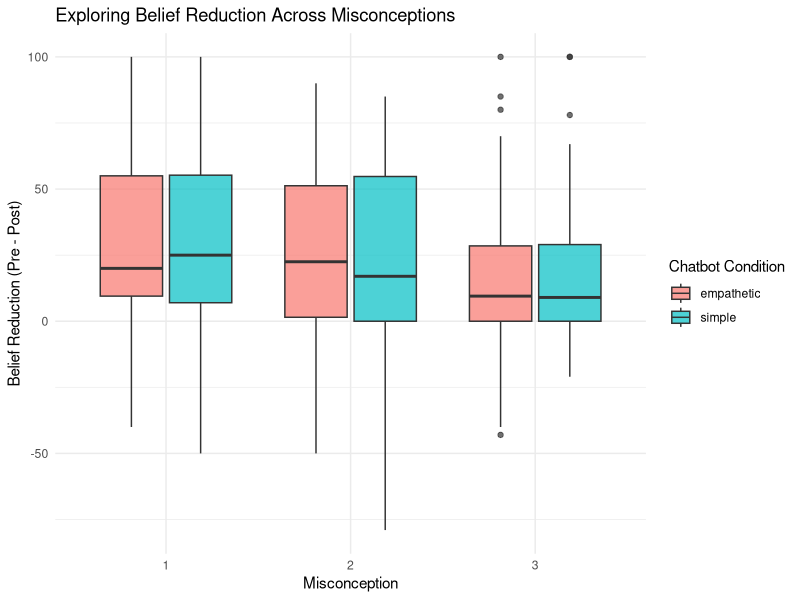
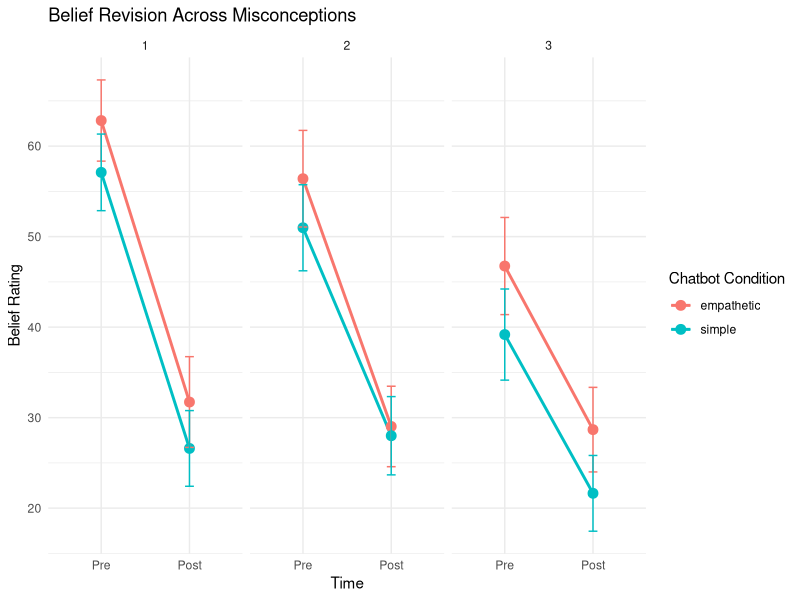

Generate these figures, in order, with R:
## ---- chunk 1
knitr::opts_chunk$set(echo = TRUE)
# Load required packages
library(tidyverse)
library(ggplot2)
library(broom)
library(lme4)
library(lmerTest)
library(readr)
## ---- chunk 2
#set working directory
setwd("C:/Users/admin/Documents/GitHub/EPSY5123-Final-Project-Luan-Chau/data")

#load data
chatbotdata <- read_csv2("chatbotdata.csv")

#inspect the data
head(chatbotdata)
summary(chatbotdata)
## ---- chunk 3
chatbot_long <- chatbotdata %>%
  pivot_longer(
    cols = starts_with(c("PreSlider", "PostSlider")), #select all pretest and posttest belief rating columns
    names_to = c("Time", "Misconception"), # split the original column names into two new variables
    names_pattern = "(PreSlider|PostSlider)_(\\d)",# extract time point and misconception number from column names
    values_to = "BeliefRating" # store the belief rating values in one column
  ) %>%
  mutate(
    Time = recode(Time,
                  "PreSlider" = "Pre",
                  "PostSlider" = "Post"), # rename time labels to more simple names
    BeliefRating = as.numeric(BeliefRating), # convert belief ratings into numeric values

    Misconception = factor(Misconception), #convert misconception number into a categorical variable
    
    SelectedStyle = factor(SelectedStyle) # convert chatbot condition into a categorical variable
  )

glimpse(chatbot_long) # display the structure of the reshaped dataset
## ---- chunk 4
belief_change <- chatbot_long %>% # create a new dataset containing belief change scores
  select(ParticipantNo, SelectedStyle, Misconception, Time, BeliefRating) %>% # keep only relevant variables
  group_by(ParticipantNo, SelectedStyle, Misconception, Time) %>% # group data by participant, condition, misconception, and time
  summarise( # compute the mean belief rating for each grouped observation
    BeliefRating = mean(BeliefRating, na.rm = TRUE),
    .groups = "drop"
  ) %>%
  pivot_wider( # Reshape the data from long to wide format and create separate columns for Pre and Post belief ratings
    names_from = Time,
    values_from = BeliefRating
  ) %>%
  mutate( # compute belief reduction
    BeliefReduction = Pre - Post
  )

glimpse(belief_change) # display structure of the data frame
## ---- chunk 5
chatbot_long %>%
  filter(!is.na(SelectedStyle)) %>%
  group_by(SelectedStyle, Misconception, Time) %>%
  summarise(
    MeanBelief = mean(BeliefRating, na.rm = TRUE),
    SDBelief = sd(BeliefRating, na.rm = TRUE),
    N = n(),
    .groups = "drop"
  ) %>%
  arrange(SelectedStyle, Misconception, desc(Time))
## ---- chunk 6
ggplot(
  belief_change %>%
    filter(SelectedStyle != "control"),
  
  aes(x = Misconception,
      y = BeliefReduction,
      fill = SelectedStyle)
) +
  
  geom_boxplot(alpha = .70) +
  
  labs(
    title = "Exploring Belief Reduction Across Misconceptions",
    x = "Misconception",
    y = "Belief Reduction (Pre - Post)",
    fill = "Chatbot Condition"
  ) +
  
  theme_minimal()
## ---- chunk 7
ggplot(
  chatbot_long %>%
    filter(SelectedStyle != "control") %>%
    mutate(
      Time = factor(Time, levels = c("Pre", "Post"))
    ),
  
  aes(x = Time,
      y = BeliefRating,
      group = SelectedStyle,
      color = SelectedStyle)
) +
  
  stat_summary(fun = mean, geom = "line", linewidth = 1) +
  
  stat_summary(fun = mean, geom = "point", size = 3) +
  
  stat_summary(fun.data = mean_se,
               geom = "errorbar",
               width = .10) +
  
  facet_wrap(~ Misconception) +
  
  labs(
    title = "Belief Revision Across Misconceptions",
    x = "Time",
    y = "Belief Rating",
    color = "Chatbot Condition"
  ) +
  
  theme_minimal()
